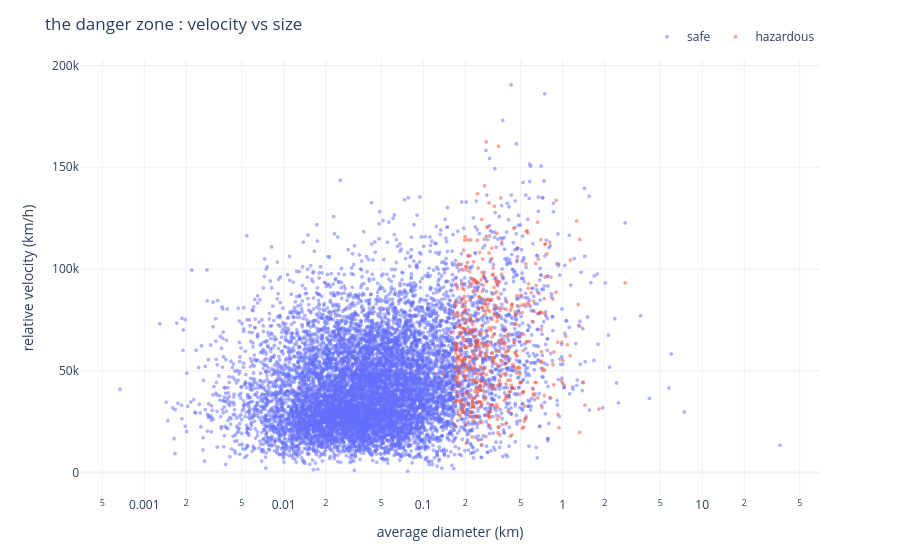

Notebook source saved alongside this figure:
### Markdown cell above
### the danger zone scatter

this is the key visualization: plotting asteroid velocity against size, colored by whether they're hazardous. if our features are useful, we should see hazardous asteroids clustering in a specific region (big + fast = dangerous)

we use log scale on the x axis since asteroid diameters span several orders of magnitude

### Code cell
# prep labels for coloring
df["hazard_label"] = df["is_potentially_hazardous"].map({True: "hazardous", False: "safe"})

fig = px.scatter(
    df, x="avg_diameter_km", y="relative_velocity_kmph",
    color="hazard_label",
    color_discrete_map={"safe": "#636EFA", "hazardous": "#EF553B"},
    title="the danger zone : velocity vs size",
    labels={
        "avg_diameter_km": "average diameter (km)",
        "relative_velocity_kmph": "relative velocity (km/h)",
        "hazard_label": "status",
    },
    hover_data=["name", "miss_distance_km", "kinetic_energy_j"],
    opacity=0.5,
    log_x=True,
)
fig.update_layout(
    template="plotly_white",
    height=550,
    margin=dict(t=60, b=40),
    font=dict(size=12),
    legend=dict(
        title="",
        orientation="h",
        yanchor="bottom",
        y=1.02,
        xanchor="right",
        x=1,
    ),
)
fig.update_traces(marker=dict(size=4))
fig.show()

### Figure 1 — Plotly figure (JSON) as saved in the notebook; plotly's stock layout.template omitted (floating-point values rounded to 4 significant figures; data arrays with more than 128 entries replaced by an {"elided": "..."} marker saying what was removed)
{"data": [{"customdata": {"elided": "10112x3 mixed values"}, "hovertemplate": "status=safe<br>average diameter (km)=%{x}<br>relative velocity (km/h)=%{y}<br>name=%{customdata[0]}<br>miss_distance_km=%{customdata[1]}<br>kinetic_energy_j=%{customdata[2]}<extra></extra>", "legendgroup": "safe", "marker": {"color": "#636EFA", "opacity": 0.5, "size": 4, "symbol": "circle"}, "mode": "markers", "name": "safe", "showlegend": true, "type": "scattergl", "x": {"elided": "10112 float values"}, "xaxis": "x", "y": {"elided": "10112 float values"}, "yaxis": "y"}, {"customdata": {"elided": "511x3 mixed values"}, "hovertemplate": "status=hazardous<br>average diameter (km)=%{x}<br>relative velocity (km/h)=%{y}<br>name=%{customdata[0]}<br>miss_distance_km=%{customdata[1]}<br>kinetic_energy_j=%{customdata[2]}<extra></extra>", "legendgroup": "hazardous", "marker": {"color": "#EF553B", "opacity": 0.5, "size": 4, "symbol": "circle"}, "mode": "markers", "name": "hazardous", "showlegend": true, "type": "scattergl", "x": {"elided": "511 float values"}, "xaxis": "x", "y": {"elided": "511 float values"}, "yaxis": "y"}], "layout": {"font": {"size": 12}, "height": 550, "legend": {"orientation": "h", "title": {"text": ""}, "tracegroupgap": 0, "x": 1, "xanchor": "right", "y": 1.02, "yanchor": "bottom"}, "margin": {"b": 40, "t": 60}, "title": {"text": "the danger zone : velocity vs size"}, "xaxis": {"anchor": "y", "domain": [0, 1], "title": {"text": "average diameter (km)"}, "type": "log"}, "yaxis": {"anchor": "x", "domain": [0, 1], "title": {"text": "relative velocity (km/h)"}}}}
